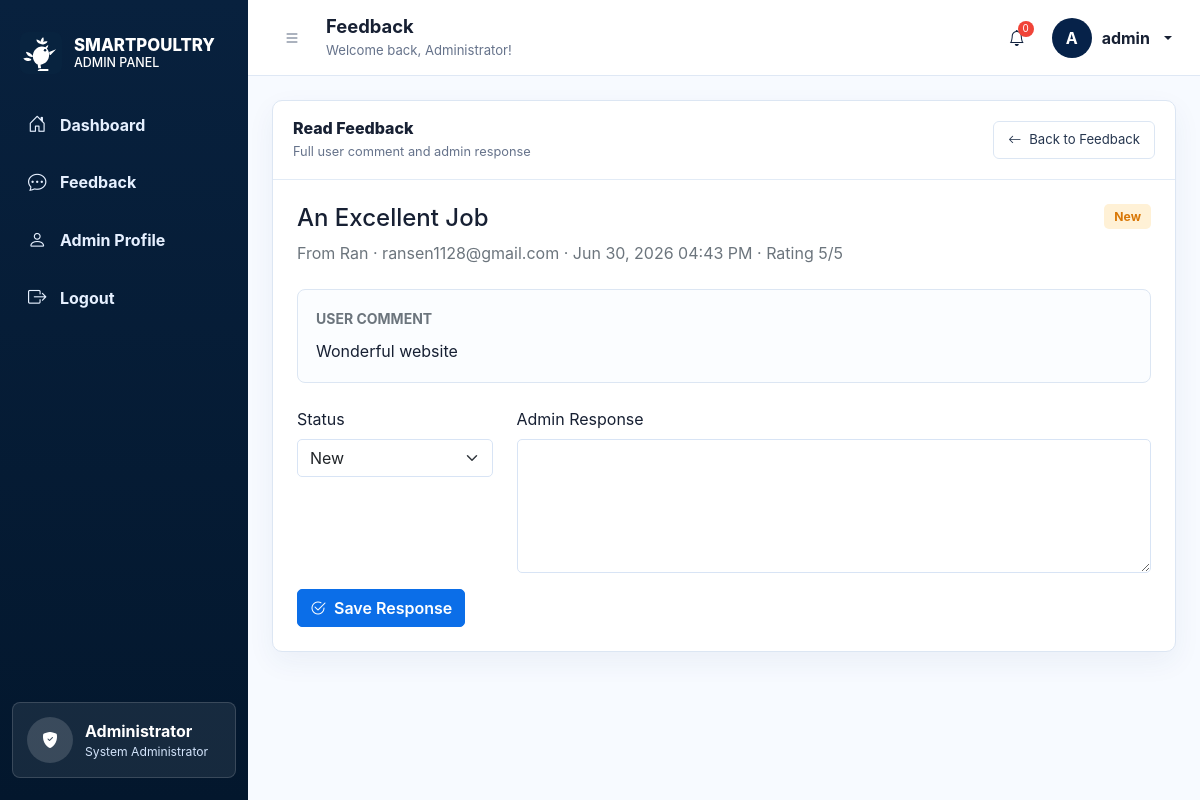
The app's page /admin-dashboard/feedback/1/ (signed in) with its own data.
### smartpoultry/accounts/models.py (models this page shows, shortened)
class UserProfile(AbstractUser):
    ROLE_CHOICES = [
        ('admin', 'Farm Administrator'),
        ('manager', 'Farm Manager'),
        ('staff', 'Staff Member'),
        ('viewer', 'Viewer Only'),
    ]
    phone = models.CharField(max_length=20, blank=True)
    role = models.CharField(max_length=20, choices=ROLE_CHOICES, default='staff')
    farm = models.ForeignKey('core.Farm', on_delete=models.CASCADE, null=True, blank=True)
    is_active_user = models.BooleanField(default=True)
    created_at = models.DateTimeField(auto_now_add=True)
    updated_at = models.DateTimeField(auto_now=True)
    class Meta:
        verbose_name_plural = "User Profiles"

### smartpoultry/core/models.py (models this page shows, shortened)
class Feedback(models.Model):
    STATUS_CHOICES = [
        ('new', 'New'),
        ('reviewed', 'Reviewed'),
        ('resolved', 'Resolved'),
        ('archived', 'Archived'),
    ]
    user = models.ForeignKey(settings.AUTH_USER_MODEL, on_delete=models.SET_NULL, null=True, blank=True, related_name='feedback_items')
    subject = models.CharField(max_length=255)
    message = models.TextField()
    rating = models.PositiveSmallIntegerField(default=5)
    status = models.CharField(max_length=20, choices=STATUS_CHOICES, default='new')
    admin_response = models.TextField(blank=True)
    created_at = models.DateTimeField(auto_now_add=True)
    updated_at = models.DateTimeField(auto_now=True)
    class Meta:
        ordering = ['-created_at']

### smartpoultry/core/views.py (the view)
    @login_required(login_url='login')
    def wrapper(request, *args, **kwargs):
        if is_admin_user(request.user):
            return view_func(request, *args, **kwargs)
        return HttpResponseForbidden('You do not have permission to access this page.')

### smartpoultry/core/views.py (called while the page is built)
def is_admin_user(user):
    return user.is_authenticated and (user.is_staff or user.is_superuser)

def admin_required(view_func):
    @login_required(login_url='login')
    def wrapper(request, *args, **kwargs):
        if is_admin_user(request.user):
            return view_func(request, *args, **kwargs)
        return HttpResponseForbidden('You do not have permission to access this page.')
    return wrapper

@admin_required
def admin_feedback_detail(request, feedback_id):
    feedback = get_object_or_404(Feedback.objects.select_related('user'), pk=feedback_id)
    if request.method == 'POST':
        feedback.status = request.POST.get('status', feedback.status)
        feedback.admin_response = request.POST.get('admin_response', '').strip()
        feedback.save()
        messages.success(request, 'Feedback response saved.')
        return redirect('admin_feedback_detail', feedback_id=feedback.id)
    return render(request, 'admin_feedback_detail.html', {
        'feedback': feedback,
        'status_choices': Feedback.STATUS_CHOICES,
    })

### smartpoultry/templates/admin_feedback_detail.html (shortened to what this page needs)
{% extends 'base.html' %}
{% block admin_title %}Feedback{% endblock %}
{% block content %}
<div class="admin-panel">
    <div class="admin-panel-header compact">
        <div>
            <h2>Read Feedback</h2>
            <p>Full user comment and admin response</p>
        </div>
        <a class="admin-lite-btn" href="{% url 'admin_feedback' %}">
            <i class="bi bi-arrow-left"></i> Back to Feedback
        </a>
    </div>
    <div class="p-4">
        <div class="mb-4">
            <div class="d-flex justify-content-between align-items-start gap-3">
                <div>
                    <h3 class="h4 mb-2">{{ feedback.subject }}</h3>
                    <div class="text-muted">
                        From {{ feedback.user.username|default:"Anonymous" }}
                        {% if feedback.user.email %} &middot; {{ feedback.user.email }}{% endif %}
                        &middot; {{ feedback.created_at|date:"M d, Y h:i A" }}
                        &middot; Rating {{ feedback.rating }}/5
                    </div>
                </div>
                <span class="feedback-status {{ feedback.status }}">{{ feedback.get_status_display }}</span>
            </div>
        </div>
        <div class="admin-comment-box mb-4">
            <div class="text-muted small fw-bold text-uppercase mb-2">User Comment</div>
            <p class="mb-0">{{ feedback.message }}</p>
        </div>
        <form method="post">
            <div class="row">
                <div class="col-md-3 mb-3">
                    <label class="form-label" for="status">Status</label>
                    <select class="form-select" id="status" name="status">
                        {% for value, label in status_choices %}
                            <option value="{{ value }}" {% if feedback.status == value %}selected{% endif %}>{{ label }}</option>
                        {% endfor %}
                    </select>
                </div>
                <div class="col-md-9 mb-3">
                    <label class="form-label" for="admin_response">Admin Response</label>
                    <textarea class="form-control" id="admin_response" name="admin_response" rows="5">{{ feedback.admin_response }}</textarea>
                </div>
            </div>
            <button type="submit" class="btn btn-primary">
                <i class="bi bi-check2-circle me-1"></i> Save Response
            </button>
        </form>
    </div>
</div>
{% endblock %}

### smartpoultry/templates/base.html (shortened to what this page needs)
<!DOCTYPE html>
<html lang="en">
<head>
    <link href="https://cdn.jsdelivr.net/npm/bootstrap@5.1.3/dist/css/bootstrap.min.css" rel="stylesheet">
    <link rel="stylesheet" href="https://cdn.jsdelivr.net/npm/bootstrap-icons@1.7.2/font/bootstrap-icons.css">
    {% load static %}
    <link rel="stylesheet" href="{% static 'css/style.css' %}">
</head>
<body>
    {% if user.is_authenticated and user.is_staff or user.is_authenticated and user.is_superuser %}
        <div class="admin-shell">
            <aside class="admin-sidebar">
                <a class="admin-brand" href="{% url 'admin_dashboard' %}">
                    <img src="{% static 'images/rooster-logo.svg' %}" alt="SMARTPOULTRY logo" class="brand-logo admin-brand-logo">
                    <span>SMARTPOULTRY<small>ADMIN PANEL</small></span>
                </a>
                <nav class="admin-nav">
                    <a class="admin-nav-link {% if request.path == '/admin-dashboard/' %}active{% endif %}" href="{% url 'admin_dashboard' %}">
                        <i class="bi bi-house-door"></i> Dashboard
                    </a>
                    <a class="admin-nav-link {% if request.path == '/admin-dashboard/feedback/' %}active{% endif %}" href="{% url 'admin_feedback' %}">
                        <i class="bi bi-chat-dots"></i> Feedback
                    </a>
                    <a class="admin-nav-link {% if request.path == '/profile/' %}active{% endif %}" href="{% url 'profile' %}">
                        <i class="bi bi-person"></i> Admin Profile
                    </a>
                    <a class="admin-nav-link" href="{% url 'logout' %}">
                        <i class="bi bi-box-arrow-right"></i> Logout
                    </a>
                </nav>
                <div class="admin-sidebar-card">
                    <span class="admin-avatar"><i class="bi bi-shield-fill-check"></i></span>
                    <div>
                        <strong>Administrator</strong>
                        <small>System Administrator</small>
                    </div>
                </div>
            </aside>
            <div class="admin-main">
                <header class="admin-topbar">
                    <button class="topbar-icon" type="button" aria-label="Menu"><i class="bi bi-list"></i></button>
                    <div>
                        <h1>{% block admin_title %}Dashboard{% endblock %}</h1>
                        <p>Welcome back, Administrator!</p>
                    </div>
                    <a class="admin-bell" href="{% url 'admin_feedback' %}" aria-label="Feedback">
                        <i class="bi bi-bell"></i>
                        <span>{{ stats.new_feedback|default:"0" }}</span>
                    </a>
                    <div class="dropdown">
                        <a class="admin-user dropdown-toggle" href="#" id="adminAccountDropdown" role="button" data-bs-toggle="dropdown">
                            <span class="admin-user-initial">{{ user.username|first|upper }}</span>
                            <span>{{ user.username }}</span>
                        </a>
                    </div>
                </header>
                <main class="admin-content">
    {% else %}
        <main>
    {% endif %}
            {% block content %}{% endblock %}
        </main>
    {% if user.is_authenticated and user.is_staff or user.is_authenticated and user.is_superuser %}
            </div>
        </div>
    {% elif user.is_authenticated %}
            </div>
        </div>
    {% endif %}
    {% load static %}
</body>
</html>

### records on screen
UserProfile: username|first "A", username "admin"
Feedback: subject "An Excellent Job", user.username "Ran", user.email "ransen1128@gmail.com", created_at "Jun 30, 2026 04:43 PM", rating "5", status "New", message "Wonderful website"

### other values on screen
{{ stats.new_feedback|default:"0" }} "0"
